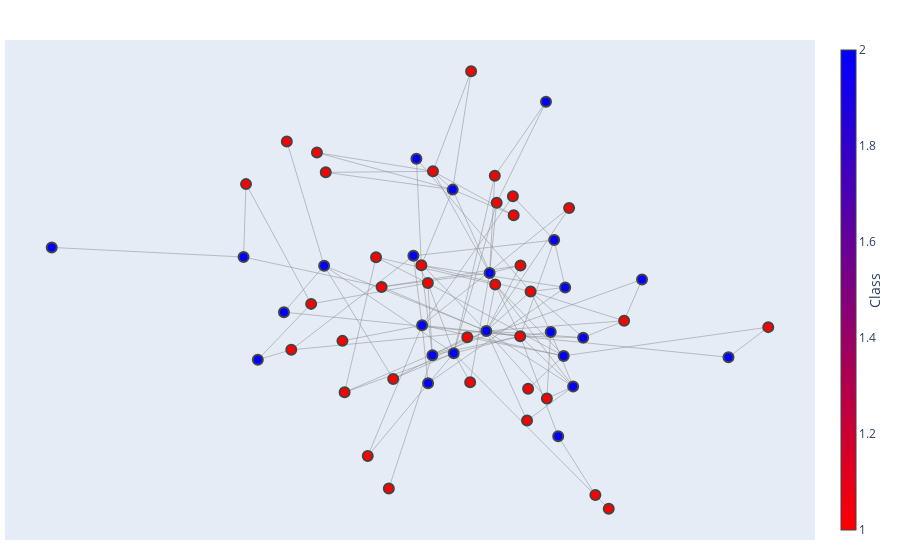

Source (notebook cell):
### Code cell
plot_graph_labels(data[0], data[2])

### Figure 1 — Plotly figure (JSON) as saved in the notebook; plotly's stock layout.template omitted (floating-point values rounded to 4 significant figures; data arrays with more than 128 entries replaced by an {"elided": "..."} marker saying what was removed)
{"data": [{"hoverinfo": "none", "line": {"color": "#888", "width": 0.5}, "mode": "lines", "type": "scatter", "x": {"elided": "327 float values"}, "y": {"elided": "327 float values"}}, {"hoverinfo": "text", "marker": {"color": [1, 2, 1, 1, 2, 2, 2, 1, 2, 2, 2, 1, 1, 2, 2, 1, 1, 2, 1, 1, 1, 2, 2, 2, 1, 2, 1, 1, 2, 2, 1, 1, 1, 1, 1, 2, 1, 1, 1, 1, 2, 2, 1, 1, 1, 2, 1, 2, 1, 1, 1, 1, 1, 2, 2, 1, 2, 1, 1], "colorbar": {"thickness": 15, "title": {"side": "right", "text": "Class"}, "xanchor": "left"}, "colorscale": [[0, "rgb(0,0,255)"], [1, "rgb(255,0,0)"]], "line": {"width": 2}, "reversescale": true, "showscale": true, "size": 10}, "mode": "markers", "text": ["# of connections: 6", "# of connections: 5", "# of connections: 3", "# of connections: 3", "# of connections: 6", "# of connections: 10", "# of connections: 6", "# of connections: 3", "# of connections: 16", "# of connections: 8", "# of connections: 4", "# of connections: 3", "# of connections: 5", "# of connections: 3", "# of connections: 1", "# of connections: 2", "# of connections: 4", "# of connections: 4", "# of connections: 7", "# of connections: 4", "# of connections: 12", "# of connections: 2", "# of connections: 4", "# of connections: 4", "# of connections: 5", "# of connections: 5", "# of connections: 3", "# of connections: 1", "# of connections: 2", "# of connections: 7", "# of connections: 3", "# of connections: 3", "# of connections: 3", "# of connections: 2", "# of connections: 6", "# of connections: 7", "# of connections: 2", "# of connections: 2", "# of connections: 2", "# of connections: 2", "# of connections: 6", "# of connections: 2", "# of connections: 2", "# of connections: 3", "# of connections: 2", "# of connections: 2", "# of connections: 2", "# of connections: 2", "# of connections: 1", "# of connections: 2", "# of connections: 2", "# of connections: 2", "# of connections: 1", "# of connections: 2", "# of connections: 2", "# of connections: 1", "# of connections: 2", "# of connections: 1", "# of connections: 1"], "type": "scatter", "x": [-0.07083, -0.1066, -0.3592, -0.1989, -0.05963, -0.00694, 0.2647, -0.4083, 0.07354, -0.08509, 0.2412, -0.2765, 0.0955, -0.5261, -1, -0.5201, -0.1852, 0.3128, 0.1829, 0.414, 0.1572, -0.09918, 0.2327, 0.2684, -0.08681, -0.3271, -0.1565, -0.4193, -0.4264, 0.08176, 0.158, 0.09451, 0.09914, 0.03367, -0.05827, -0.00951, 0.1411, -0.3231, -0.3449, 0.03599, 0.288, -0.4909, 0.1741, 0.2231, 0.1392, -0.07034, 0.2781, 0.221, 0.376, -0.2194, 0.77, 0.0265, 0.1768, 0.6718, 0.2511, 0.3429, 0.4582, -0.1673, -0.2819], "y": [0.04406, 0.1205, -0.01409, 0.1166, -0.1576, -0.152, -0.1597, -0.1428, -0.09001, -0.07382, 0.1645, -0.2616, 0.0401, 0.1172, 0.1439, 0.3212, 0.03343, -0.1086, 0.02071, -0.06157, -0.1045, 0.3921, -0.09295, 0.03202, 0.09393, 0.09293, -0.2243, 0.4408, -0.03726, 0.07252, 0.09357, 0.3443, 0.2689, -0.2333, 0.3569, 0.3058, 0.234, 0.3541, 0.4094, 0.6371, -0.2456, -0.1702, -0.3406, -0.2789, 0.2872, -0.2362, 0.2544, 0.5516, -0.5876, -0.4402, -0.07916, -0.1072, -0.2519, -0.1635, -0.3848, -0.5494, 0.0544, -0.5308, -0.1176]}], "layout": {"hovermode": "closest", "margin": {"b": 20, "l": 5, "r": 5, "t": 40}, "showlegend": false, "xaxis": {"showgrid": false, "showticklabels": false, "zeroline": false}, "yaxis": {"showgrid": false, "showticklabels": false, "zeroline": false}}}
